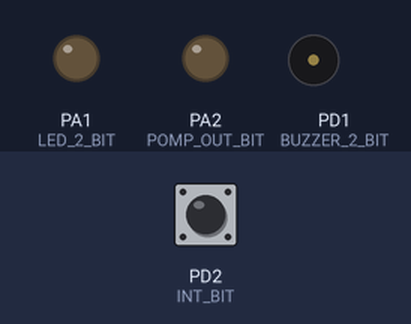
A program run on a simulated ATmega16, built with avr-gcc and emulated at 8 MHz (the files do not name the chip). Parts: output pins drawn as LEDs (lit = HIGH), buzzer (waves = sounding). Inputs (shaded band) come from the test bench; at power-on: PD2 (INT_BIT) HIGH.

Above: at 1.2 s.
1.3 s: PD2 (INT_BIT) pulled LOW for 1 s
At 2.3 s:
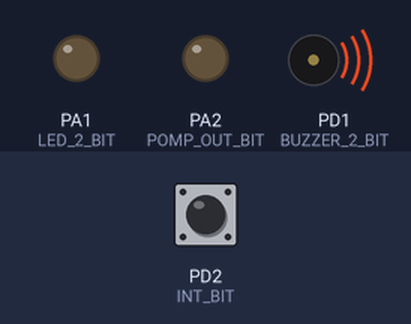
Timing chart, 0 to 4.3 s (numbered marks = the images above; inputs shaded):
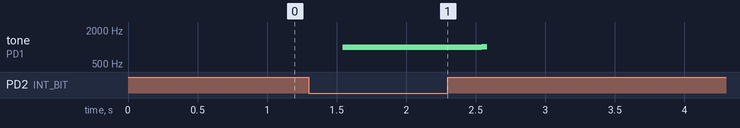

Measured:
- after the input at 1.3 s, tone on PD1 (BUZZER_2_BIT): plays 991 Hz for 0.32 s, 990 Hz for 0.04 s, 991 Hz for 0.64 s, 1004 Hz for 0.04 s, starting after 0.24 s

The program:

main.c
```c
#include <stdint.h>
#include <stdbool.h>
#include <stdio.h>
#include <string.h>

#include <util/delay.h>

#include "hardware.h"
#include "system.h"
#include "app_timer.h"
#include "gpio_int.h"

#define POMP_ENABLE_TIME_MS    (180000L)

#define POMP_OUT_PORT          PORTA
#define POMP_OUT_DDR           DDRA
#define POMP_OUT_BIT           2

#define POMP_OUT_ON()            {POMP_OUT_DDR |=  _BV(POMP_OUT_BIT);  POMP_OUT_PORT &= ~_BV(POMP_OUT_BIT);}  // NEGATIVE POLARISATION
#define POMP_OUT_OFF()           {POMP_OUT_DDR &= ~_BV(POMP_OUT_BIT);  POMP_OUT_PORT |=  _BV(POMP_OUT_BIT);}  // NEGATIVE POLARISATION

APP_TIMER_DEF(m_one_second_timer);

void buzz(void)
{
    for(int i = 0; i < 1000; i++)
    {
        BUZZ_ON(1);
        BUZZ_OFF(2);
        _delay_ms(1);
        BUZZ_ON(2);
        BUZZ_OFF(1)
    }
}

void gpio_handler(void)
{
    LED_ON(2);
    POMP_OUT_ON();
    app_timer_start(m_one_second_timer, POMP_ENABLE_TIME_MS);
    buzz();
}

void timeout_handler(void)
{
    LED_OFF(2);
    POMP_OUT_OFF();
}


int main (void)
{
    vInitPipe();
    gpio_int_init(gpio_handler);
    app_timer_init();

    app_timer_create(m_one_second_timer, APP_TIMER_MODE_SINGLE_SHOT, timeout_handler);

    while(true){
        vDispathTask();
    }

}

//******************************************************************************
//******************************************************************************
```

app_timer.c
```c
/*
 * app_timer.c
 *
 *  Created on: 18-02-2017
 *      Author: Tomasz Jokiel
 */

#include <stdbool.h>
#include <stdint.h>
#include <stddef.h>
#include <string.h>
#include <avr/io.h>
#include <avr/interrupt.h>

#include "system.h"
#include "app_timer.h"

#define TIMERS_COUNT_MAX        10

static void hw_timer_0_init(void);

static app_timer_id_t m_app_timers_arr[TIMERS_COUNT_MAX] = {0};
static uint_fast8_t m_timers_cnt = 0;

void app_timer_init(void)
{
    hw_timer_0_init();
    m_timers_cnt = 0;
    memset(m_app_timers_arr, 0x00, sizeof(m_app_timers_arr));
}

static void hw_timer_0_init(void)
{
    TCNT0 = 0;                                  // reset counter value
    OCR0  = 125;                                //compare when reach 100
    TCCR0 = (1<<WGM01) | (1<<CS01) | (1<<CS00); // compare with OCR0 mode, prescaler 64
    TIMSK = (1<<OCIE0) | (1<<TOIE0);            // unlock interrupt from compare and overflow
    sei();
}

ISR(TIMER0_COMP_vect) {

    for(int i = 0; i < m_timers_cnt; i++)
    {
        if(m_app_timers_arr[i] != NULL && m_app_timers_arr[i]->is_running)
        {
            m_app_timers_arr[i]->ticks_already_counted++;

            if(m_app_timers_arr[i]->ticks_already_counted == m_app_timers_arr[i]->ticks_to_expire)
            {
                m_app_timers_arr[i]->ticks_already_counted = 0;
                vSetPendingTask(m_app_timers_arr[i]->p_timeout_handler);

                if(m_app_timers_arr[i]->mode == APP_TIMER_MODE_SINGLE_SHOT)
                {
                    m_app_timers_arr[i]->is_running = false;
                }
            }
        }
    }
}


bool app_timer_create(app_timer_id_t timer_id, app_timer_mode_t mode, app_timer_timeout_handler_t timeout_handler)
{
    if (timeout_handler == NULL     ||
            timer_id == NULL      ||
            timer_id->is_running ||
            m_timers_cnt == TIMERS_COUNT_MAX)
    {
        return false;
    }

    timer_id->mode = mode;
    timer_id->p_timeout_handler = timeout_handler;

    m_app_timers_arr[m_timers_cnt++] = timer_id;

    return true;
}

bool app_timer_start(app_timer_id_t timer_id, uint32_t timeout_ticks)
{
    if (timer_id->p_timeout_handler == NULL)
    {
        return false;
    }

    timer_id->ticks_already_counted = 0;
    timer_id->ticks_to_expire = timeout_ticks;
    timer_id->is_running = true;

    return true;
}

bool app_timer_stop(app_timer_id_t timer_id)
{
    timer_id->is_running = false;
    return true;
}
```

app_timer.h
```c
/*
 * app_timer.h
 *
 *  Created on: 18-02-2017
 *      Author: Tomasz Jokiel
 */

#ifndef APP_TIMER_H_
#define APP_TIMER_H_

#include <stdint.h>
#include <stdbool.h>
#include "system.h"

typedef enum
{
    APP_TIMER_MODE_SINGLE_SHOT,
    APP_TIMER_MODE_REPEATED
} app_timer_mode_t;

typedef pf_task_t app_timer_timeout_handler_t;

typedef struct
{
    uint32_t                    ticks_to_expire;
    uint32_t                    ticks_already_counted;
    bool                        is_running;
    app_timer_mode_t            mode;
    app_timer_timeout_handler_t p_timeout_handler;
} app_timer_t;

typedef app_timer_t* app_timer_id_t;


#define APP_TIMER_DEF(timer_id)                                \
    static app_timer_t timer_id##_data = {0};                  \
    static const app_timer_id_t timer_id = &timer_id##_data


void app_timer_init(void);
bool app_timer_create(app_timer_id_t timer_id, app_timer_mode_t mode, app_timer_timeout_handler_t timeout_handler);
bool app_timer_start(app_timer_id_t timer_id, uint32_t timeout_ticks);
bool app_timer_stop(app_timer_id_t timer_id);


#endif /* APP_TIMER_H_ */
```

hardware.h
```c
#ifndef INCLUDE_HARDWARE
#define INCLUDE_HARDWARE

#include <avr/io.h>

// ATmega16 board
// ****************** LED ******************************************************************
#define LED_1_PORT          PORTA
#define LED_1_DDR           DDRA
#define LED_1_BIT           0

#define LED_2_PORT          PORTA
#define LED_2_DDR           DDRA
#define LED_2_BIT           1

// ****************** SWITCH ***************************************************************
#define SWITCH_1_PORT       PORTD
#define SWITCH_1_DDR        DDRD
#define SWITCH_1_PIN        PIND
#define SWITCH_1_BIT        4

#define SWITCH_2_PORT       PORTD
#define SWITCH_2_DDR        DDRD
#define SWITCH_2_PIN        PIND
#define SWITCH_2_BIT        6

// Static macros
#define LED_1_ON            {LED_1_DDR |=  _BV(LED_1_BIT);  LED_1_PORT &= ~_BV(LED_1_BIT);}                 // NEGATIVE POLARISATION
#define LED_1_OFF           {LED_1_DDR &= ~_BV(LED_1_BIT);  LED_1_PORT |=  _BV(LED_1_BIT);}                 // NEGATIVE POLARISATION
#define LED_1_TOGGLE        {LED_1_DDR |=  _BV(LED_1_BIT);  LED_1_PORT ^=  _BV(LED_1_BIT);}                 // N/A

#define LED_2_ON            {LED_2_DDR |=  _BV(LED_2_BIT);  LED_2_PORT &= ~_BV(LED_2_BIT);}                 // NEGATIVE POLARISATION
#define LED_2_OFF           {LED_2_DDR &= ~_BV(LED_2_BIT);  LED_2_PORT |=  _BV(LED_2_BIT);}                 // NEGATIVE POLARISATION
#define LED_2_TOGGLE        {LED_2_DDR |=  _BV(LED_2_BIT);  LED_2_PORT ^=  _BV(LED_2_BIT);}                 // N/A

// Generic macros - Put the number of the led as parameter
#define LED_ON(n)           {LED_##n##_DDR |=  _BV(LED_##n##_BIT);  LED_##n##_PORT &= ~_BV(LED_##n##_BIT);}  // NEGATIVE POLARISATION
#define LED_OFF(n)          {LED_##n##_DDR &= ~_BV(LED_##n##_BIT);  LED_##n##_PORT |=  _BV(LED_##n##_BIT);}  // NEGATIVE POLARISATION
#define LED_TOGGLE(n)       {LED_##n##_DDR |=  _BV(LED_##n##_BIT);  LED_##n##_PORT ^=  _BV(LED_##n##_BIT);}  // N/A

#define WAIT_FOR_SWITCH_1   {SWITCH_1_DDR &= ~_BV(SWITCH_1_BIT);  SWITCH_1_PORT |= _BV(SWITCH_1_BIT); while(bit_is_set(SWITCH_1_PIN, SWITCH_1_BIT));}     // N/A

/**
 * Put the number of the switch as parameter
 */
#define CONFIG_SWITCH(n)    {SWITCH_##n##_DDR &= ~_BV(SWITCH_##n##_BIT);  SWITCH_##n##_PORT |= _BV(SWITCH_##n##_BIT);}     // N/A, Use this at beginning of program
#define WAIT_FOR_SWITCH(n)  {while(bit_is_set(SWITCH_##n##_PIN, SWITCH_##n##_BIT));}                                       // N/A

// Dead end following macros work not very well, HW is configured to slow to read its state right after.
//#define WAIT_FOR_SWITCH(n)  {SWITCH_##n##_DDR &= ~_BV(SWITCH_##n##_BIT);  SWITCH_##n##_PORT |= _BV(SWITCH_##n##_BIT); while(SWITCH_##n##_PIN & _BV(SWITCH_##n##_BIT));}     // N/A
//#define WAIT_FOR_SWITCH(n)  {SWITCH_##n##_DDR &= ~_BV(SWITCH_##n##_BIT);  SWITCH_##n##_PORT |= _BV(SWITCH_##n##_BIT); while(bit_is_set(SWITCH_##n##_PIN, SWITCH_##n##_BIT));}     // N/A

// ****************** BUZER ****************************************************************
#define BUZZER_1_PORT          PORTD
#define BUZZER_1_DDR           DDRD
#define BUZZER_1_BIT           0

#define BUZZER_2_PORT          PORTD
#define BUZZER_2_DDR           DDRD
#define BUZZER_2_BIT           1

#define BUZZ_ON(n)           {BUZZER_##n##_DDR |=  _BV(BUZZER_##n##_BIT);  BUZZER_##n##_PORT &= ~_BV(BUZZER_##n##_BIT);}
#define BUZZ_OFF(n)          {BUZZER_##n##_DDR &= ~_BV(BUZZER_##n##_BIT);  BUZZER_##n##_PORT |=  _BV(BUZZER_##n##_BIT);}

#endif // INCLUDE_HARDWARE
```

system.h
```c
/*
 * system.h
 *
 *  Created on: 18-02-2017
 *      Author: Tomasz Jokiel
 */

#ifndef SYSTEM_H_
#define SYSTEM_H_

#include <stdbool.h>

typedef void(*pf_task_t)(void);

void vInitPipe(void);
void vDispathTask(void);
bool vSetPendingTask(pf_task_t task);

#endif /* SYSTEM_H_ */
```

system.c
```c
#include <stdint.h>
#include <stdbool.h>
#include <stdio.h>
#include <avr/io.h>
#include <util/delay.h>
#include "system.h"


#define MAX_NBR_OF_TASKS            20

// ****************** WORKF FLOW FLAGS *************************************
#define WFF_PENDING_TASK_IN_QUEUE   0b00000001
#define WFF_SKIP_NEXT_TASK          0b00000010

#define SET_WORK_FLOW_FLAG(flag)    {uiWorkFlowFlag |= flag;}
#define CLEAR_WORK_FLOW_FLAG(flag)  {uiWorkFlowFlag &= ~flag;}
#define CHECK_WORK_FLOW_FLAG(flag)  (uiWorkFlowFlag & flag)

static pf_task_t vGetPendingTask(void);

static uint8_t ucPipeHead    = 0;
static uint8_t ucPipeTail    = 0;
static uint8_t ucQueueCnt    = 0;
static uint8_t uiWorkFlowFlag = 0b00000000;
static pf_task_t apfTasks[MAX_NBR_OF_TASKS];


/**
* Task dispatcher
*/
void vDispathTask(void){
    if( CHECK_WORK_FLOW_FLAG(WFF_PENDING_TASK_IN_QUEUE) ){
        pf_task_t pfNextTask = vGetPendingTask();
        if(pfNextTask != NULL){
            pfNextTask();
        }
    }

}


/**
*  Initialize pipe
*/
void vInitPipe(void){
    ucPipeHead = 0;
    ucPipeTail = 0;
    ucQueueCnt = 0;

    for(uint8_t i = 0; i < MAX_NBR_OF_TASKS; i++){
        apfTasks[i] = (pf_task_t)NULL;
    }
}


/**
*  Get task from queue
* @return pointer to task function, or NULL if queue empty
*/
static pf_task_t vGetPendingTask(void){
    pf_task_t pfNextTask = (pf_task_t)NULL;

    if(ucPipeHead == ucPipeTail){                                               // return nothing if no task in queue
        return (pf_task_t)NULL;
    }

    pfNextTask = apfTasks[ucPipeHead];                                          // retrieve next task

    ucPipeHead++;                                                               // shift head pointer
    ucPipeHead = (ucPipeHead == MAX_NBR_OF_TASKS) ? 0 : ucPipeHead;             // loop if need


    if(ucPipeHead == ucPipeTail){
        CLEAR_WORK_FLOW_FLAG(WFF_PENDING_TASK_IN_QUEUE);                        // No other pending tasks
    }

    if(ucQueueCnt > 0){
        ucQueueCnt--;                                                           // Decrement count of tasks in queue
    }

    return pfNextTask;
}


/**
*  Add new task to queue
* @param task - pointer to task function
* @return TRUE if success, FALSE otherwise - queue full
*/
bool vSetPendingTask(pf_task_t task){

    if(ucQueueCnt >= (MAX_NBR_OF_TASKS - 1)){                                   // Always one element in queue is empty
        return false;                                                           // Queue if full :(
    }

    apfTasks[ucPipeTail] = task;
    SET_WORK_FLOW_FLAG(WFF_PENDING_TASK_IN_QUEUE);

    ucPipeTail++;                                                               // shift head pointer
    ucPipeTail = (ucPipeTail == MAX_NBR_OF_TASKS) ? 0 : ucPipeTail;


    if(ucQueueCnt < MAX_NBR_OF_TASKS){
        ucQueueCnt++;                                                           // Increment queue count
    }

    return true;
}
```

usart.c
```c
/*
 * usart.c
 *
 *  Created on: 04-12-2012
 *      Author: Tomasz Jokiel
 */
#include <avr/io.h>


/**
 * Initialize USART
 */
void USART_Init( unsigned int baud )
{
    /* Set baud rate */
    UBRRH = (F_CPU/(baud*16L)-1) >> 8;                                          // Calculate register content to gain proper transmission speed
    UBRRL = (unsigned char)(F_CPU/(baud*16L)-1);
    /* Enable Interrupts on receive, Enable Receiver and Transmitter */
    UCSRB = (1<<RXCIE)|(1<<RXEN)|(1<<TXEN);
    /* Set frame format: 8data, 1stop bit */
    UCSRC = (1<<URSEL)|(1<<UCSZ1)|(1<<UCSZ0);                                   //|(1<<USBS); //<- USBS in state 1 mean 2 bits stop, UMSEL=0 asynchronous transmission
}

/**
 * Transmit single byte
 */
void USART_Transmit( unsigned char data )
{
    /* Wait for empty transmit buffer */
    while ( !( UCSRA & (1<<UDRE)) );
    /* Put data into buffer, sends the data */
    UDR = data;
}

/**
 * Receive single byte
 */
unsigned char USART_Receive( void )
{
    /* Wait for data to be received */
    while ( !(UCSRA & (1<<RXC)) );
    /* Get and return received data from buffer */
    return UDR;
}


/**
 * Transmit string
 * Precondition: String have to be zero terminated
 */
void USART_Transmit_string( unsigned char* string )
{
    while(*string)
    {
        USART_Transmit(*string++);
        //string++;
    }
}
```

gpio_int.c
```c
/*
 * gpio_int.c

 *
 *  Created on: 18-02-2017
 *      Author: Tomasz Jokiel
 */
#include <stddef.h>
#include <stdbool.h>
#include <avr/io.h>
#include <avr/interrupt.h>
#include <util/delay.h>
#include "gpio_int.h"
#include "system.h"

#define INT_DDR        DDRD
#define INT_PORT       PORTD
#define INT_PIN        PIND
#define INT_BIT        2

pf_gpio_int_handler_t m_gpio_int_handler;

void gpio_int_init(pf_gpio_int_handler_t gpio_int_handler)
{
    m_gpio_int_handler = gpio_int_handler;

    INT_DDR  &= ~_BV(INT_BIT);     // Set as input (Using for interupt INT0)
    INT_PORT |=  _BV(INT_BIT);     // Enable pull-up resistor

    GICR  = 1 << INT0;     // Enable INT0
    MCUCR = 1 << ISC01;    // Trigger INT0 on falling edge
    sei();
}

static bool is_int_gpio_clear_for_period(uint16_t delay_ms)
{
    for(int i = 0; i < delay_ms; i++)
    {
        if(bit_is_set(INT_PIN, INT_BIT))
        {
            return false;
        }
        _delay_ms(1);
    }
    return true;
}


ISR(INT0_vect)
{
    // disable interrupts from INT0
    GICR &= ~_BV(INT0);

    if(m_gpio_int_handler != NULL && is_int_gpio_clear_for_period(200))
    {
        vSetPendingTask(m_gpio_int_handler);
    }

    // enable interrupts from INT0
    GICR |= _BV(INT0);
}
```

gpio_int.h
```c
/*
 * gpio_int.h
 *
 *  Created on: 18-02-2017
 *      Author: Tomasz Jokiel
 */

#ifndef GPIO_INT_H_
#define GPIO_INT_H_

#include "system.h"

typedef pf_task_t pf_gpio_int_handler_t;

void gpio_int_init(pf_gpio_int_handler_t gpio_int_handler);

#endif /* GPIO_INT_H_ */
```
